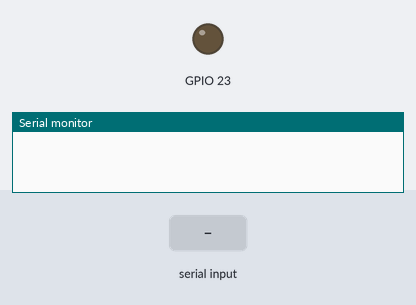
A sketch run on a simulated ESP32. Parts: output pins drawn as LEDs (lit = HIGH), the last lines printed to the serial monitor. The test bench sets the inputs (shaded band).

Above: at 1.2 s.
1.3 s: "o" received over Serial
At 2.2 s:
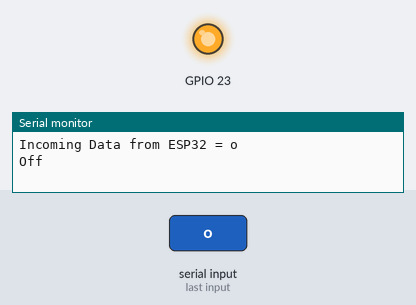
3.0 s: "n" received over Serial
At 3.5 s:
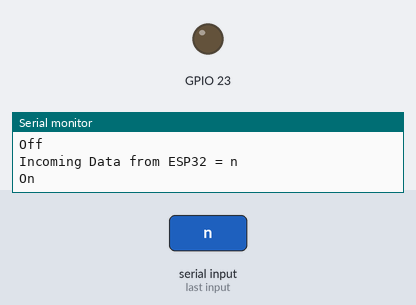
Timing chart, 0 to 6.0 s (numbered marks = the images above; inputs shaded):
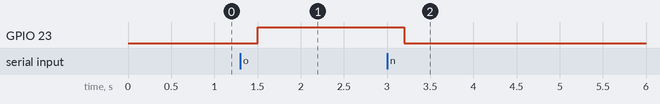

Measured:
- after the input at 1.3 s, GPIO 23: LOW → HIGH after 0.20 s
- after the input at 3.0 s, GPIO 23: HIGH → LOW after 0.20 s

The sketch:

sketch_jul05g_Bulb_on_Relay_.ino
```cpp
//Turning a bulb on or off using RELAY
void setup() {
  // put your setup code here, to run once:
pinMode(23, OUTPUT);
Serial.begin(9600);
}
char data;
void loop() {
  // put your main code here, to run repeatedly:
if(Serial.available()>0){
  data = Serial.read();
  Serial.print("Incoming Data from ESP32 = ");
  Serial.println(data);
  delay(200);
if(data == 'o'){
digitalWrite(23, 1);
Serial.println("Off");
}
else if(data == 'n'){
digitalWrite(23, 0);
Serial.println("On");
  }
 }
}
```
